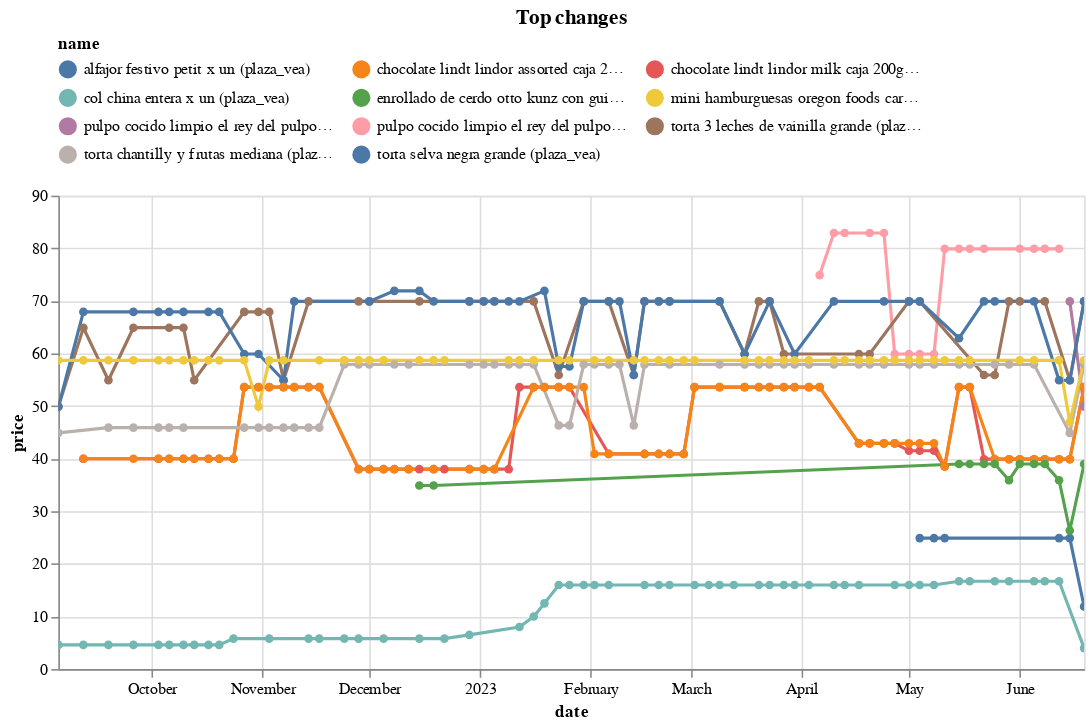

Write notebook code for a chart like this one.
### Code cell
top_changes_abs.head(10).pipe(plot_changes, 'Top changes')

### Figure 1 — Vega-Lite specification as saved in the notebook (floating-point values rounded to 4 significant figures; data arrays with more than 128 entries replaced by an {"elided": "..."} marker saying what was removed)
{"config": {"view": {"continuousWidth": 300, "continuousHeight": 300}, "legend": {"columns": 3, "orient": "top"}}, "data": {"name": "data-3fa2c62598baea70a66fb00dbe3db8de"}, "mark": {"type": "line", "point": true}, "encoding": {"color": {"field": "name", "scale": {"domain": ["alfajor festivo petit x un (plaza_vea)", "chocolate lindt lindor assorted caja 200g (plaza_vea)", "chocolate lindt lindor milk caja 200g (plaza_vea)", "col china entera x un (plaza_vea)", "enrollado de cerdo otto kunz con guindones y tocino paquete 1kg (plaza_vea)", "mini hamburguesas oregon foods carne angus caja 600g (plaza_vea)", "pulpo cocido limpio el rey del pulpo x  un (plaza_vea)", "pulpo cocido limpio el rey del pulpo x kg (plaza_vea)", "torta 3 leches de vainilla grande (plaza_vea)", "torta chantilly y frutas mediana (plaza_vea)", "torta selva negra grande (plaza_vea)"]}, "type": "nominal"}, "tooltip": [{"field": "name", "type": "nominal"}, {"field": "price", "type": "quantitative"}, {"field": "last_price", "type": "quantitative"}], "x": {"field": "date", "type": "temporal"}, "y": {"field": "price", "type": "quantitative"}}, "params": [{"name": "param_7", "select": {"type": "point", "fields": ["name"]}, "bind": "legend"}, {"name": "param_8", "select": {"type": "interval", "encodings": ["x", "y"]}, "bind": "scales"}], "title": "Top changes", "transform": [{"filter": {"param": "param_7"}}], "width": 650, "$schema": "https://vega.github.io/schema/vega-lite/v5.8.0.json", "datasets": {"data-3fa2c62598baea70a66fb00dbe3db8de": {"elided": "421 records"}}}
